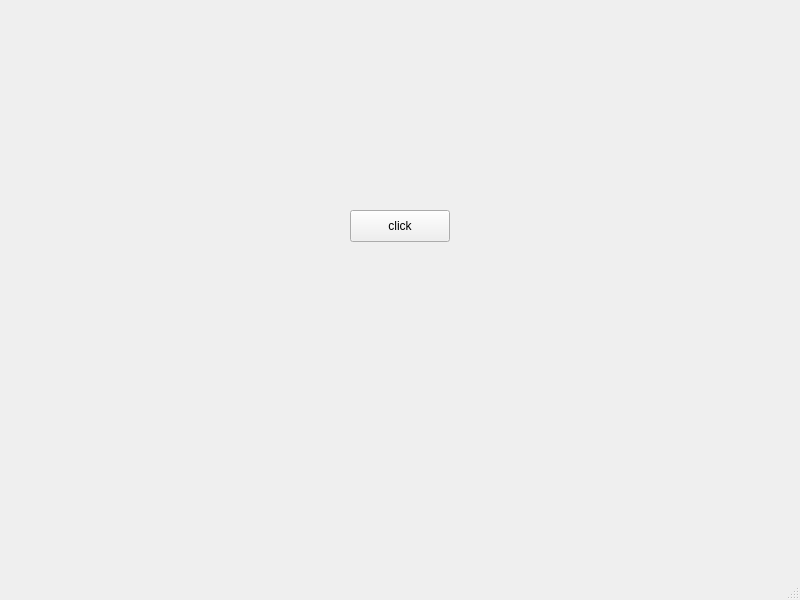
<?xml version="1.0" encoding="UTF-8"?>
<ui version="4.0">
 <class>MainWindow</class>
 <widget class="QMainWindow" name="MainWindow">
  <property name="geometry">
   <rect>
    <x>0</x>
    <y>0</y>
    <width>800</width>
    <height>600</height>
   </rect>
  </property>
  <property name="windowTitle">
   <string>MainWindow</string>
  </property>
  <widget class="QWidget" name="centralwidget">
   <widget class="QPushButton" name="pushButton">
    <property name="geometry">
     <rect>
      <x>350</x>
      <y>210</y>
      <width>100</width>
      <height>32</height>
     </rect>
    </property>
    <property name="text">
     <string>click</string>
    </property>
   </widget>
  </widget>
  <widget class="QMenuBar" name="menubar">
   <property name="geometry">
    <rect>
     <x>0</x>
     <y>0</y>
     <width>800</width>
     <height>37</height>
    </rect>
   </property>
  </widget>
  <widget class="QStatusBar" name="statusbar"/>
 </widget>
 <resources/>
 <connections/>
</ui>
